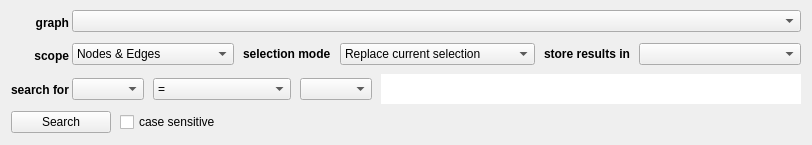
<?xml version="1.0" encoding="UTF-8"?>
<ui version="4.0">
 <class>SearchWidget</class>
 <widget class="QFrame" name="SearchWidget">
  <property name="geometry">
   <rect>
    <x>0</x>
    <y>0</y>
    <width>812</width>
    <height>145</height>
   </rect>
  </property>
  <property name="sizePolicy">
   <sizepolicy hsizetype="Preferred" vsizetype="Preferred">
    <horstretch>0</horstretch>
    <verstretch>0</verstretch>
   </sizepolicy>
  </property>
  <property name="styleSheet">
    <string notr="true">
      QLabel { font: bold; }
    </string>
  </property>
  <layout class="QVBoxLayout" name="verticalLayout_2">
   <property name="spacing">
    <number>0</number>
   </property>
   <property name="topMargin">
    <number>3</number>
   </property>
   <property name="bottomMargin">
    <number>3</number>
   </property>
   <item>
    <layout class="QHBoxLayout" name="horizontalLayout_3">
     <item>
      <layout class="QVBoxLayout" name="verticalLayout_3">
       <property name="spacing">
        <number>9</number>
       </property>
       <property name="bottomMargin">
        <number>2</number>
       </property>
       <item>
        <widget class="QLabel" name="graphLabel">
         <property name="toolTip">
          <string>The graph on which the search will be performed</string>
         </property>
         <property name="text">
          <string>graph</string>
         </property>
         <property name="alignment">
          <set>Qt::AlignRight|Qt::AlignTrailing|Qt::AlignVCenter</set>
         </property>
        </widget>
       </item>
       <item>
        <widget class="QLabel" name="scopeLabel">
         <property name="sizePolicy">
          <sizepolicy hsizetype="Preferred" vsizetype="Preferred">
           <horstretch>0</horstretch>
           <verstretch>0</verstretch>
          </sizepolicy>
         </property>
         <property name="toolTip">
          <string>The element type on which the search will be performed</string>
         </property>
         <property name="text">
          <string>scope</string>
         </property>
         <property name="alignment">
          <set>Qt::AlignRight|Qt::AlignTrailing|Qt::AlignVCenter</set>
         </property>
        </widget>
       </item>
       <item>
        <widget class="QLabel" name="searchTermsLabel">
         <property name="sizePolicy">
          <sizepolicy hsizetype="Maximum" vsizetype="Preferred">
           <horstretch>0</horstretch>
           <verstretch>0</verstretch>
          </sizepolicy>
         </property>
         <property name="text">
          <string>search for</string>
         </property>
        </widget>
       </item>
      </layout>
     </item>
     <item>
      <layout class="QVBoxLayout" name="verticalLayout">
       <property name="spacing">
        <number>9</number>
       </property>
       <property name="leftMargin">
        <number>3</number>
       </property>
       <item>
        <widget class="TreeViewComboBox" name="graphCombo">
         <property name="sizePolicy">
          <sizepolicy hsizetype="Expanding" vsizetype="Fixed">
           <horstretch>0</horstretch>
           <verstretch>0</verstretch>
          </sizepolicy>
         </property>
         <property name="maximumSize">
          <size>
           <width>16777215</width>
           <height>16777215</height>
          </size>
         </property>
         <property name="toolTip">
          <string>Choose the graph on which the search will be performed</string>
         </property>
         <property name="sizeAdjustPolicy">
          <enum>QComboBox::AdjustToContents</enum>
         </property>
        </widget>
       </item>
       <item>
        <layout class="QHBoxLayout" name="horizontalLayout_2">
         <property name="spacing">
          <number>9</number>
         </property>
         <property name="topMargin">
          <number>2</number>
         </property>
         <item>
          <widget class="QComboBox" name="scopeCombo">
           <property name="maximumSize">
            <size>
             <width>350</width>
             <height>16777215</height>
            </size>
           </property>
           <property name="toolTip">
            <string>Choose the element type on which the search will be performed</string>
           </property>
           <property name="sizeAdjustPolicy">
            <enum>QComboBox::AdjustToContents</enum>
           </property>
           <item>
            <property name="text">
             <string>Nodes &amp; Edges</string>
            </property>
           </item>
           <item>
            <property name="text">
             <string>Nodes only</string>
            </property>
           </item>
           <item>
            <property name="text">
             <string>Edges only</string>
            </property>
           </item>
          </widget>
         </item>
         <item>
          <widget class="QLabel" name="label">
           <property name="sizePolicy">
            <sizepolicy hsizetype="Fixed" vsizetype="Preferred">
             <horstretch>0</horstretch>
             <verstretch>0</verstretch>
            </sizepolicy>
           </property>
           <property name="toolTip">
            <string>Choose 'Do not modify selection' to only count the number of nodes/edges found</string>
           </property>
           <property name="text">
            <string>selection mode</string>
           </property>
          </widget>
         </item>
         <item>
          <widget class="QComboBox" name="selectionModeCombo">
           <property name="sizePolicy">
            <sizepolicy hsizetype="Preferred" vsizetype="Fixed">
             <horstretch>0</horstretch>
             <verstretch>0</verstretch>
            </sizepolicy>
           </property>
           <property name="maximumSize">
            <size>
             <width>350</width>
             <height>16777215</height>
            </size>
           </property>
           <property name="toolTip">
            <string>Choose 'Do not modify selection' to only count the number of nodes/edges found</string>
           </property>
           <property name="sizeAdjustPolicy">
            <enum>QComboBox::AdjustToContents</enum>
           </property>
           <item>
            <property name="text">
             <string>Replace current selection</string>
            </property>
           </item>
           <item>
            <property name="text">
             <string>Add to current selection</string>
            </property>
           </item>
           <item>
            <property name="text">
             <string>Remove from current selection</string>
            </property>
           </item>
           <item>
            <property name="text">
             <string>Do not modify selection</string>
            </property>
           </item>
          </widget>
         </item>
         <item>
          <widget class="QLabel" name="resultsStorageLabel">
           <property name="sizePolicy">
            <sizepolicy hsizetype="Maximum" vsizetype="Preferred">
             <horstretch>0</horstretch>
             <verstretch>0</verstretch>
            </sizepolicy>
           </property>
           <property name="toolTip">
            <string>The graph property whose values associated with the found elements will be modified</string>
           </property>
           <property name="text">
            <string>store results in</string>
           </property>
          </widget>
         </item>
         <item>
          <widget class="QComboBox" name="resultsStorageCombo">
           <property name="maximumSize">
            <size>
             <width>350</width>
             <height>16777215</height>
            </size>
           </property>
           <property name="toolTip">
            <string>Choose the graph property whose values associated with the found elements will be modified</string>
           </property>
           <property name="sizeAdjustPolicy">
            <enum>QComboBox::AdjustToContents</enum>
           </property>
          </widget>
         </item>
        </layout>
       </item>
       <item>
        <layout class="QHBoxLayout" name="horizontalLayout_4">
         <property name="spacing">
          <number>9</number>
         </property>
         <item>
          <widget class="QComboBox" name="searchTermACombo">
           <property name="sizePolicy">
            <sizepolicy hsizetype="Maximum" vsizetype="Fixed">
             <horstretch>0</horstretch>
             <verstretch>0</verstretch>
            </sizepolicy>
           </property>
           <property name="maximumSize">
            <size>
             <width>350</width>
             <height>16777215</height>
            </size>
           </property>
           <property name="toolTip">
            <string>Choose the property for which the search will performed</string>
           </property>
          </widget>
         </item>
         <item>
          <widget class="QComboBox" name="operatorCombo">
           <property name="sizePolicy">
            <sizepolicy hsizetype="Maximum" vsizetype="Fixed">
             <horstretch>0</horstretch>
             <verstretch>0</verstretch>
            </sizepolicy>
           </property>
           <property name="maximumSize">
            <size>
             <width>350</width>
             <height>16777215</height>
            </size>
           </property>
           <property name="toolTip">
            <string>Choose the comparison operator</string>
           </property>
           <item>
            <property name="text">
             <string>=</string>
            </property>
           </item>
           <item>
            <property name="text">
             <string>≠</string>
            </property>
           </item>
           <item>
            <property name="text">
             <string>&gt;</string>
            </property>
           </item>
           <item>
            <property name="text">
             <string>≥</string>
            </property>
           </item>
           <item>
            <property name="text">
             <string>&lt;</string>
            </property>
           </item>
           <item>
            <property name="text">
             <string>≤</string>
            </property>
           </item>
           <item>
            <property name="text">
             <string>starting with</string>
            </property>
           </item>
           <item>
            <property name="text">
             <string>ending with</string>
            </property>
           </item>
           <item>
            <property name="text">
             <string>containing</string>
            </property>
           </item>
           <item>
            <property name="text">
             <string>matching (reg. exp.)</string>
            </property>
           </item>
           <item>
            <property name="text">
             <string>like (sql like filter)</string>
            </property>
           </item>
          </widget>
         </item>
         <item>
          <widget class="QComboBox" name="searchTermBCombo">
           <property name="sizePolicy">
            <sizepolicy hsizetype="Maximum" vsizetype="Fixed">
             <horstretch>0</horstretch>
             <verstretch>0</verstretch>
            </sizepolicy>
           </property>
           <property name="maximumSize">
            <size>
             <width>350</width>
             <height>16777215</height>
            </size>
           </property>
           <property name="toolTip">
            <string>Choose the value involved in the search comparison</string>
           </property>
          </widget>
         </item>
         <item>
          <widget class="QTableWidget" name="tableWidget">
           <property name="sizePolicy">
            <sizepolicy hsizetype="Expanding" vsizetype="Fixed">
             <horstretch>0</horstretch>
             <verstretch>0</verstretch>
            </sizepolicy>
           </property>
           <property name="maximumSize">
            <size>
             <width>16777215</width>
             <height>30</height>
            </size>
           </property>
           <property name="frameShape">
            <enum>QFrame::NoFrame</enum>
           </property>
           <property name="frameShadow">
            <enum>QFrame::Plain</enum>
           </property>
           <property name="lineWidth">
            <number>0</number>
           </property>
           <property name="midLineWidth">
            <number>0</number>
           </property>
           <property name="showGrid">
            <bool>false</bool>
           </property>
           <property name="cornerButtonEnabled">
            <bool>false</bool>
           </property>
           <attribute name="horizontalHeaderVisible">
            <bool>false</bool>
           </attribute>
           <attribute name="horizontalHeaderStretchLastSection">
            <bool>true</bool>
           </attribute>
           <attribute name="verticalHeaderVisible">
            <bool>false</bool>
           </attribute>
           <row>
            <property name="text">
             <string>New Row</string>
            </property>
           </row>
           <column>
            <property name="text">
             <string>New Column</string>
            </property>
           </column>
           <item row="0" column="0">
            <property name="text">
             <string/>
            </property>
           </item>
          </widget>
         </item>
        </layout>
       </item>
      </layout>
     </item>
    </layout>
   </item>
   <item>
    <layout class="QHBoxLayout" name="horizontalLayout">
     <property name="spacing">
      <number>9</number>
     </property>
     <item>
      <widget class="QPushButton" name="searchButton">
       <property name="minimumSize">
        <size>
         <width>100</width>
         <height>0</height>
        </size>
       </property>
       <property name="toolTip">
        <string>Execute the search</string>
       </property>
       <property name="statusTip">
        <string>Execute the search</string>
       </property>
       <property name="text">
        <string>Search</string>
       </property>
       <property name="icon">
        <iconset>
         <normaloff>:/tulip/graphperspective/icons/22/edit-find.png</normaloff>:/tulip/graphperspective/icons/22/edit-find.png</iconset>
       </property>
       <property name="shortcut">
        <string>Return</string>
       </property>
      </widget>
     </item>
     <item>
      <widget class="QCheckBox" name="caseSensitivityCheck">
       <property name="toolTip">
        <string>Indicate if strings comparison will be case sensitive</string>
       </property>
       <property name="statusTip">
        <string>Indicate if strings comparison will be case sensitive</string>
       </property>
       <property name="text">
        <string>case sensitive</string>
       </property>
      </widget>
     </item>
     <item>
      <spacer name="horizontalSpacer">
       <property name="orientation">
        <enum>Qt::Horizontal</enum>
       </property>
       <property name="sizeHint" stdset="0">
        <size>
         <width>40</width>
         <height>20</height>
        </size>
       </property>
      </spacer>
     </item>
     <item>
      <widget class="QLabel" name="resultsCountLabel">
       <property name="sizePolicy">
        <sizepolicy hsizetype="Preferred" vsizetype="Maximum">
         <horstretch>0</horstretch>
         <verstretch>0</verstretch>
        </sizepolicy>
       </property>
       <property name="styleSheet">
        <string notr="true">font: bold 10px;</string>
       </property>
       <property name="alignment">
        <set>Qt::AlignLeading</set>
       </property>
      </widget>
     </item>
    </layout>
   </item>
  </layout>
 </widget>
 <customwidgets>
  <customwidget>
   <class>TreeViewComboBox</class>
   <extends>QComboBox</extends>
   <header>tulip/TreeViewComboBox.h</header>
   <container>1</container>
  </customwidget>
 </customwidgets>
 <resources/>
 <connections>
  <connection>
   <sender>searchTermACombo</sender>
   <signal>currentIndexChanged(int)</signal>
   <receiver>SearchWidget</receiver>
   <slot>termAChanged()</slot>
   <hints>
    <hint type="sourcelabel">
     <x>181</x>
     <y>154</y>
    </hint>
    <hint type="destinationlabel">
     <x>494</x>
     <y>271</y>
    </hint>
   </hints>
  </connection>
  <connection>
   <sender>searchTermBCombo</sender>
   <signal>currentIndexChanged(int)</signal>
   <receiver>SearchWidget</receiver>
   <slot>termBChanged()</slot>
   <hints>
    <hint type="sourcelabel">
     <x>374</x>
     <y>154</y>
    </hint>
    <hint type="destinationlabel">
     <x>494</x>
     <y>271</y>
    </hint>
   </hints>
  </connection>
  <connection>
   <sender>searchButton</sender>
   <signal>clicked()</signal>
   <receiver>SearchWidget</receiver>
   <slot>search()</slot>
   <hints>
    <hint type="sourcelabel">
     <x>58</x>
     <y>192</y>
    </hint>
    <hint type="destinationlabel">
     <x>494</x>
     <y>271</y>
    </hint>
   </hints>
  </connection>
 </connections>
 <slots>
  <slot>graphIndexChanged(int)</slot>
  <slot>termAChanged()</slot>
  <slot>termBChanged()</slot>
  <slot>search()</slot>
 </slots>
</ui>
